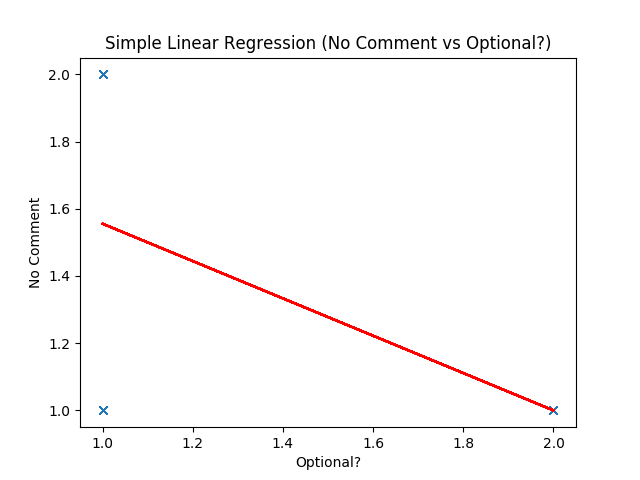

Python code for this plot:

import pandas as pd
from pandas import ExcelFile
from pandas import ExcelWriter

import numpy as np
from numpy.random import seed
from numpy.random import randn
from numpy import mean
from numpy import var
from numpy import std
from numpy import median

import scipy.stats as sc
import matplotlib.pyplot as plot

pd.set_option('display.max_columns', None)
pd.set_option('display.width', None)

# import dataset as pandas dataframe
df = pd.read_excel('/Users/mmedeiros/Dropbox/JuniorYear/Spring/CIS362/HW/HW3/casestudy.xlsx', sheet_name='Sheet1')


# print correlation matrix
print(df.corr())
# highest correlations are between
# AoA vs SDT (0.75334) and
#No Comment vs Optional?
# AoA vs CL (-0.504868)
#No Comment vs Optional?

# check for null values and fill with column mean
print(
'\nNo Comment null?: ', df['No Comment'].isnull().values.any(), #false
'\nOptional? null?: ', df['Optional?'].isnull().values.any(), #true
'\nNo Comment null?: ', df['No Comment'].isnull().values.any(), #false
'\nOptional? null?: ', df['Optional?'].isnull().values.any() #false
)

df['Optional?'] = df['Optional?'].fillna(df['Optional?'].mean())
print('\nNaN filled',
	  '\nOptional? still null?: ',
	  df['Optional?'].isnull().values.any()) #true

# assign independent and dependent variables
x = df['Optional?']
y = df['No Comment']

x2 = df['Optional?']
y2 = df['No Comment']


# use linregress to perform regressions and gather
# slope (m), intercept(b), R value, P value and standard error
# create array of slope and intercept for us in polyval in plots
slope1, intercept1, rvalue1, pvalue1, stderr1 = sc.linregress(x, y)
fit1 = [slope1, intercept1]

slope2, intercept2, rvalue2, pvalue2, stderr2 = sc.linregress(x2, y2)
fit2 = [slope2, intercept2]


# print regression results and best fit model for each regression
print('\nFit 1 (No Comment vs Optional?)',
	  '\nslope:\t\t\t', slope1,
	  '\ny-intercept:\t', intercept1,
	  '\nR value:\t\t', rvalue1,
	  '\nR-squared:\t\t', pow(rvalue1, 2),
	  '\nP value:\t\t', pvalue1,
	  '\nstd err:\t\t', stderr1,
	  '\nRegress. Model:  No Comment = ', intercept1, ' + ', slope1, ' * Optional?',
	  '\n')

print('\nFit 2 (No Comment vs Optional?)',
	  '\nslope:\t\t\t', slope2,
	  '\ny-intercept:\t', intercept2,
	  '\nR value:\t\t', rvalue2,
	  '\nR-squared:\t\t', pow(rvalue2, 2),
	  '\nP value:\t\t', pvalue2,
	  '\nstd err:\t\t', stderr2,
	  '\nRegress. Model:  No Comment = ', intercept2, ' + ', slope2, ' * Optional?',
	  '\n')

# plot given values and regression prediction line
plot.plot(x, y, 'x')
plot.plot(x, np.polyval(fit1, x), 'r-')
plot.xlabel('Optional?')
plot.ylabel('No Comment')
plot.title('Simple Linear Regression (No Comment vs Optional?)')
plot.show()

plot.plot(x2, y2, 'x')
plot.plot(x2, np.polyval(fit2, x2), 'r-')
plot.xlabel('Length in Meters (Optional?)')
plot.ylabel('Angle in Degrees(No Comment)')
plot.title('Simple Linear Regression (No Comment vs Optional?)')
plot.show()

ticks = df.columns


corr_matrix = pd.plotting.scatter_matrix(df)
for subaxis in corr_matrix:
    for ax in subaxis:
        ax.xaxis.set_ticks([])
        ax.yaxis.set_ticks([])
        ax.set_ylabel("")
        ax.set_xlabel("")

pd.plotting.xticks([], ticks)
plot.show()
